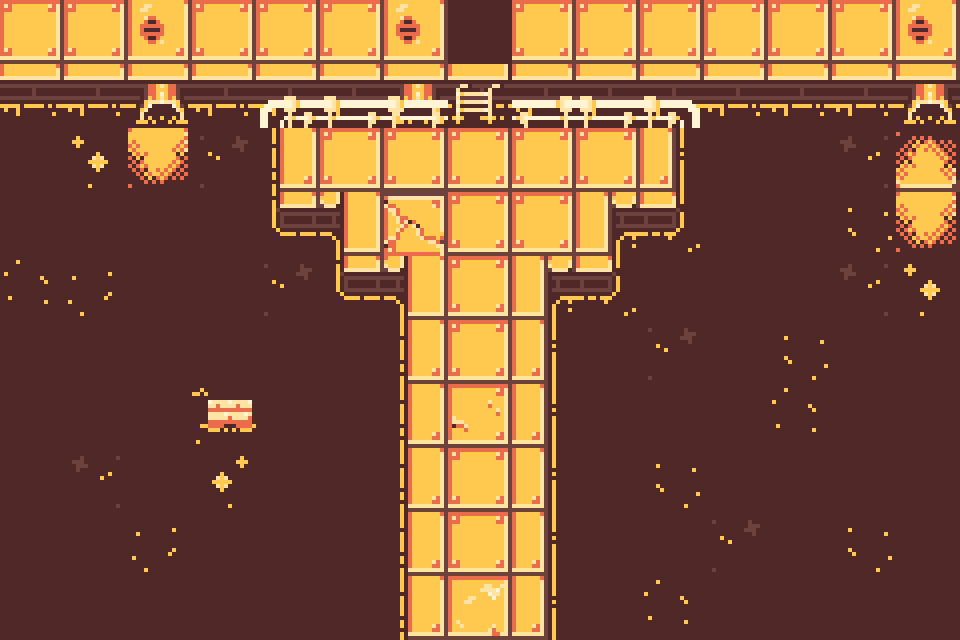

A 2D game scene composited from a Tiled map and its tileset images. What follows is a short description and the map's XML, with every tile layer's data as written:
An orthogonal 15x10 tile map with 64x64 px tiles, 3 tile layers (background, floor, walls) and 1 object.

<map version="1.9" tiledversion="1.9.2" orientation="orthogonal" renderorder="right-down" width="15" height="10" tilewidth="64" tileheight="64" infinite="0" nextlayerid="5" nextobjectid="6">
 <editorsettings>
  <export format="json" />
 </editorsettings>
 <tileset firstgid="1" name="CosmicLilac_Tiles_64x64-cd3" tilewidth="64" tileheight="64" tilecount="104" columns="13">
  <image source="CosmicLilac_Tiles_64x64-cd3.png" width="832" height="512" />
  <tile id="0">
   <properties>
    <property name="collision" type="bool" value="true" />
   </properties>
  </tile>
  <tile id="1">
   <properties>
    <property name="collision" type="bool" value="true" />
   </properties>
  </tile>
  <tile id="2">
   <properties>
    <property name="collision" type="bool" value="true" />
   </properties>
  </tile>
  <tile id="3">
   <properties>
    <property name="collision" type="bool" value="true" />
   </properties>
  </tile>
  <tile id="8">
   <properties>
    <property name="collision" type="bool" value="true" />
   </properties>
  </tile>
  <tile id="9">
   <properties>
    <property name="collision" type="bool" value="true" />
   </properties>
  </tile>
  <tile id="13">
   <properties>
    <property name="collision" type="bool" value="true" />
   </properties>
  </tile>
  <tile id="14">
   <properties>
    <property name="collision" type="bool" value="true" />
   </properties>
  </tile>
  <tile id="15">
   <properties>
    <property name="collision" type="bool" value="true" />
   </properties>
  </tile>
  <tile id="16">
   <properties>
    <property name="collision" type="bool" value="true" />
   </properties>
  </tile>
  <tile id="17">
   <properties>
    <property name="collision" type="bool" value="true" />
   </properties>
  </tile>
  <tile id="18">
   <properties>
    <property name="collision" type="bool" value="true" />
   </properties>
  </tile>
  <tile id="26">
   <properties>
    <property name="collision" type="bool" value="true" />
   </properties>
  </tile>
  <tile id="29">
   <properties>
    <property name="collision" type="bool" value="true" />
   </properties>
  </tile>
  <tile id="39">
   <properties>
    <property name="collision" type="bool" value="true" />
   </properties>
  </tile>
  <tile id="40">
   <properties>
    <property name="collision" type="bool" value="true" />
   </properties>
  </tile>
  <tile id="41">
   <properties>
    <property name="collision" type="bool" value="true" />
   </properties>
  </tile>
  <tile id="42">
   <properties>
    <property name="collision" type="bool" value="true" />
   </properties>
  </tile>
  <tile id="43">
   <properties>
    <property name="collision" type="bool" value="true" />
   </properties>
  </tile>
  <tile id="44">
   <properties>
    <property name="collision" type="bool" value="true" />
   </properties>
  </tile>
  <tile id="54">
   <properties>
    <property name="collision" type="bool" value="true" />
   </properties>
   <objectgroup draworder="index" id="2">
    <object id="1" x="16.0165" y="0" width="47.9835" height="64" />
   </objectgroup>
  </tile>
  <tile id="56">
   <properties>
    <property name="collision" type="bool" value="true" />
   </properties>
  </tile>
  <tile id="57">
   <properties>
    <property name="collision" type="bool" value="true" />
   </properties>
  </tile>
  <tile id="58">
   <properties>
    <property name="collision" type="bool" value="true" />
   </properties>
  </tile>
  <tile id="59">
   <properties>
    <property name="collision" type="bool" value="true" />
   </properties>
  </tile>
  <tile id="60">
   <properties>
    <property name="collision" type="bool" value="true" />
   </properties>
  </tile>
  <tile id="61">
   <properties>
    <property name="collision" type="bool" value="true" />
   </properties>
  </tile>
  <tile id="62">
   <properties>
    <property name="collision" type="bool" value="true" />
   </properties>
  </tile>
  <tile id="65">
   <properties>
    <property name="collision" type="bool" value="true" />
   </properties>
  </tile>
  <tile id="67">
   <properties>
    <property name="collision" type="bool" value="true" />
   </properties>
  </tile>
  <tile id="68">
   <properties>
    <property name="collision" type="bool" value="true" />
   </properties>
  </tile>
  <tile id="69">
   <properties>
    <property name="collision" type="bool" value="true" />
   </properties>
  </tile>
  <tile id="70">
   <properties>
    <property name="collision" type="bool" value="true" />
   </properties>
  </tile>
  <tile id="71">
   <properties>
    <property name="collision" type="bool" value="true" />
   </properties>
  </tile>
  <tile id="72">
   <properties>
    <property name="collision" type="bool" value="true" />
   </properties>
  </tile>
  <tile id="73">
   <properties>
    <property name="slowingDown" type="bool" value="true" />
   </properties>
  </tile>
 </tileset>
 <layer id="1" name="background" width="15" height="10" locked="1">
  <data encoding="csv">
92,101,101,101,101,101,101,101,101,101,101,101,101,101,101,
101,101,101,101,101,101,101,101,101,101,101,101,101,101,101,
101,101,101,101,101,101,101,101,101,101,101,101,101,101,101,
101,101,101,101,101,101,101,101,101,101,101,101,101,101,101,
101,101,101,101,101,101,101,101,101,101,101,101,101,101,101,
101,101,101,101,101,101,101,101,101,101,101,101,101,101,101,
101,101,101,101,101,101,101,101,101,101,101,101,101,101,101,
101,101,101,101,101,101,101,101,101,101,101,101,101,101,101,
101,101,101,101,101,101,101,101,101,101,101,101,101,101,101,
101,101,101,101,101,101,101,101,101,101,101,101,101,101,101
</data>
 </layer>
 <layer id="2" name="floor" width="15" height="10">
  <data encoding="csv">
29,29,56,29,29,29,56,48,29,29,29,29,29,29,56,
69,69,71,69,69,69,71,74,69,69,69,69,69,69,71,
0,79,83,2147483723,0,29,29,29,29,29,0,0,0,75,82,
0,0,0,0,0,0,1610612783,29,29,0,0,0,0,67,83,
3221225539,2147483715,0,0,2147483723,0,0,29,0,0,0,0,0,75,79,
0,0,0,0,0,0,0,29,0,0,2147483723,0,67,0,0,
0,0,0,85,0,0,0,46,0,0,0,0,3221225539,0,0,
0,75,0,2147483727,0,0,0,29,0,0,67,0,0,0,0,
0,0,2147483715,0,0,0,0,29,0,0,0,2147483723,0,67,0,
0,0,0,0,0,0,0,48,0,0,3221225539,0,0,0,0
</data>
 </layer>
 <layer id="3" name="walls" width="15" height="10">
  <data encoding="csv">
0,0,0,0,0,0,0,103,0,0,0,0,0,0,0,
69,69,71,69,1073741885,1073741886,1073741886,0,3221225534,1073741886,1073741887,69,69,69,71,
0,0,0,0,55,0,0,0,0,0,57,0,0,0,0,
0,0,0,0,68,59,0,0,0,58,70,0,0,0,0,
0,0,0,0,0,68,59,0,58,70,0,0,0,0,0,
0,0,0,0,0,0,55,0,57,0,0,0,0,0,0,
0,0,0,0,0,0,55,0,57,0,0,0,0,0,0,
0,0,0,0,0,0,55,0,57,0,0,0,0,0,0,
0,0,0,0,0,0,55,0,57,0,0,0,0,0,0,
0,0,0,0,0,0,55,0,57,0,0,0,0,0,0
</data>
 </layer>
</map>